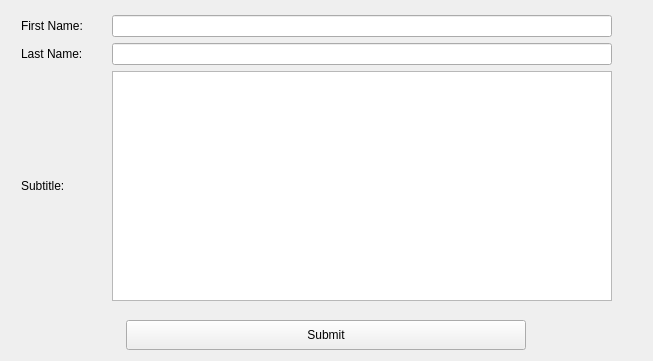
<?xml version="1.0" encoding="UTF-8"?>
<ui version="4.0">
 <class>Widget</class>
 <widget class="QWidget" name="Widget">
  <property name="geometry">
   <rect>
    <x>0</x>
    <y>0</y>
    <width>653</width>
    <height>361</height>
   </rect>
  </property>
  <property name="windowTitle">
   <string>Widget</string>
  </property>
  <layout class="QVBoxLayout" name="verticalLayout">
   <property name="topMargin">
    <number>15</number>
   </property>
   <item>
    <layout class="QHBoxLayout" name="horizontalLayout">
     <property name="spacing">
      <number>10</number>
     </property>
     <property name="leftMargin">
      <number>10</number>
     </property>
     <property name="topMargin">
      <number>0</number>
     </property>
     <property name="rightMargin">
      <number>30</number>
     </property>
     <item>
      <widget class="QLabel" name="label_6">
       <property name="text">
        <string>First Name:</string>
       </property>
      </widget>
     </item>
     <item>
      <widget class="QLineEdit" name="firstNameLineEdit">
       <property name="sizePolicy">
        <sizepolicy hsizetype="Maximum" vsizetype="Fixed">
         <horstretch>0</horstretch>
         <verstretch>0</verstretch>
        </sizepolicy>
       </property>
       <property name="minimumSize">
        <size>
         <width>500</width>
         <height>0</height>
        </size>
       </property>
       <property name="alignment">
        <set>Qt::AlignLeading|Qt::AlignLeft|Qt::AlignVCenter</set>
       </property>
      </widget>
     </item>
    </layout>
   </item>
   <item>
    <layout class="QHBoxLayout" name="horizontalLayout_4">
     <property name="spacing">
      <number>10</number>
     </property>
     <property name="leftMargin">
      <number>10</number>
     </property>
     <property name="rightMargin">
      <number>30</number>
     </property>
     <item>
      <widget class="QLabel" name="label_4">
       <property name="text">
        <string>Last Name:</string>
       </property>
      </widget>
     </item>
     <item>
      <widget class="QLineEdit" name="lastNameLineEdit">
       <property name="sizePolicy">
        <sizepolicy hsizetype="Maximum" vsizetype="Fixed">
         <horstretch>0</horstretch>
         <verstretch>0</verstretch>
        </sizepolicy>
       </property>
       <property name="minimumSize">
        <size>
         <width>500</width>
         <height>0</height>
        </size>
       </property>
       <property name="alignment">
        <set>Qt::AlignLeading|Qt::AlignLeft|Qt::AlignVCenter</set>
       </property>
      </widget>
     </item>
    </layout>
   </item>
   <item>
    <layout class="QHBoxLayout" name="horizontalLayout_5">
     <property name="spacing">
      <number>30</number>
     </property>
     <property name="leftMargin">
      <number>10</number>
     </property>
     <property name="rightMargin">
      <number>30</number>
     </property>
     <item>
      <widget class="QLabel" name="label_5">
       <property name="text">
        <string>Subtitle:</string>
       </property>
      </widget>
     </item>
     <item>
      <widget class="QTextEdit" name="subtitleTextEdit">
       <property name="sizePolicy">
        <sizepolicy hsizetype="Maximum" vsizetype="Expanding">
         <horstretch>0</horstretch>
         <verstretch>0</verstretch>
        </sizepolicy>
       </property>
       <property name="minimumSize">
        <size>
         <width>500</width>
         <height>0</height>
        </size>
       </property>
      </widget>
     </item>
    </layout>
   </item>
   <item>
    <spacer name="verticalSpacer">
     <property name="orientation">
      <enum>Qt::Vertical</enum>
     </property>
     <property name="sizeType">
      <enum>QSizePolicy::Minimum</enum>
     </property>
     <property name="sizeHint" stdset="0">
      <size>
       <width>17</width>
       <height>13</height>
      </size>
     </property>
    </spacer>
   </item>
   <item alignment="Qt::AlignHCenter">
    <widget class="QPushButton" name="submitButton">
     <property name="sizePolicy">
      <sizepolicy hsizetype="Maximum" vsizetype="Fixed">
       <horstretch>0</horstretch>
       <verstretch>0</verstretch>
      </sizepolicy>
     </property>
     <property name="minimumSize">
      <size>
       <width>400</width>
       <height>30</height>
      </size>
     </property>
     <property name="layoutDirection">
      <enum>Qt::LeftToRight</enum>
     </property>
     <property name="text">
      <string>Submit</string>
     </property>
     <property name="iconSize">
      <size>
       <width>10</width>
       <height>20</height>
      </size>
     </property>
    </widget>
   </item>
  </layout>
 </widget>
 <resources/>
 <connections/>
</ui>
